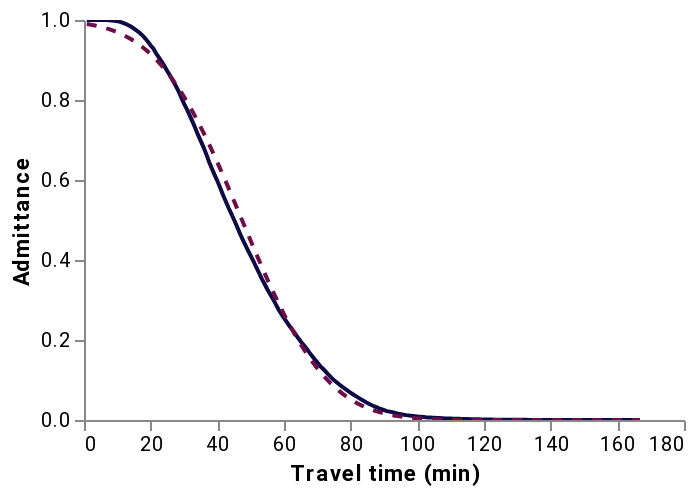

This figure's notebook cell:
### Markdown cell above
Our impedance function is now easily specified as `1 - norm.cdf(<travel_time>, loc=mean, scale=std)`. To get a sense of how well our normal curve fits the actual distribution, we'll generate a histogram of our PDF and plot that alongside our theoretical curve.

### Code cell
# First we generate a histogram as our PDF
hist_vals, hist_bins=np.histogram(mx_BAU.travel_time, 200, weights=mx_BAU.demand, density=False)
# Normalize them between 0 and 1
hist_vals /= np.sum(hist_vals)
imp = pd.DataFrame({'pdf': hist_vals, 'cdf':  np.cumsum(hist_vals), 'imp':  1-np.cumsum(hist_vals), 'travel_time': hist_bins[1:]})
# Create a theoretical impedence
imp['norm'] = 1-norm.cdf(imp['travel_time'], loc=mean, scale=std)

# Plot the data - 
real = alt.Chart(imp).mark_line(clip=True, color="#0D0A45", size=2).encode(
    alt.X('travel_time:Q', title="Travel time (min)", scale=alt.Scale(domain=(1, 180))),
    alt.Y('imp:Q', title="Admittance")
)

# Plot the model - dashed line
model = alt.Chart(imp).mark_line(color='#6D0D4A', clip=True, strokeDash=[5], size=2).encode(
    alt.X('travel_time:Q'),
    alt.Y('norm:Q')
)

(real+model).properties(
    width = 300,
    height=200
).configure(font='Roboto').configure_axis(grid=False).configure_view(strokeWidth=0)

### Figure 1 — Vega-Lite specification as saved in the notebook (floating-point values rounded to 4 significant figures; data arrays with more than 128 entries replaced by an {"elided": "..."} marker saying what was removed)
{"config": {"view": {"continuousWidth": 400, "continuousHeight": 300, "strokeWidth": 0}, "axis": {"grid": false}, "font": "Roboto"}, "layer": [{"mark": {"type": "line", "clip": true, "color": "#0D0A45", "size": 2}, "encoding": {"x": {"field": "travel_time", "scale": {"domain": [1, 180]}, "title": "Travel time (min)", "type": "quantitative"}, "y": {"field": "imp", "title": "Admittance", "type": "quantitative"}}}, {"mark": {"type": "line", "clip": true, "color": "#6D0D4A", "size": 2, "strokeDash": [5]}, "encoding": {"x": {"field": "travel_time", "type": "quantitative"}, "y": {"field": "norm", "type": "quantitative"}}}], "data": {"name": "data-864fc221b759b5bc38aa1be77de7f5bf"}, "height": 200, "width": 300, "$schema": "https://vega.github.io/schema/vega-lite/v4.17.0.json", "datasets": {"data-864fc221b759b5bc38aa1be77de7f5bf": {"elided": "200 records"}}}
